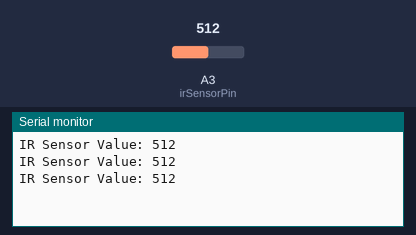
The sketch below on a simulated Arduino Uno, built with avr-gcc and run on an emulated ATmega328P. Parts: the last lines printed to the serial monitor. The test bench sets the inputs (shaded band); at power-on: A3 (irSensorPin) = 512.

Above: at 1.3 s.
1.4 s: A3 (irSensorPin) set to 716
At 1.9 s:
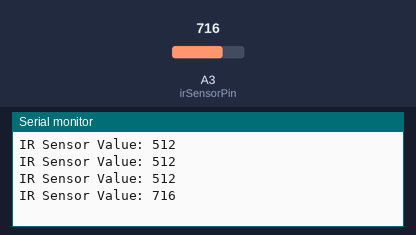
2.9 s: A3 (irSensorPin) set to 900
At 3.4 s:
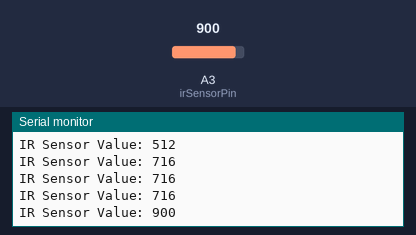
Timing chart, 0 to 5.9 s (numbered marks = the images above; inputs shaded):
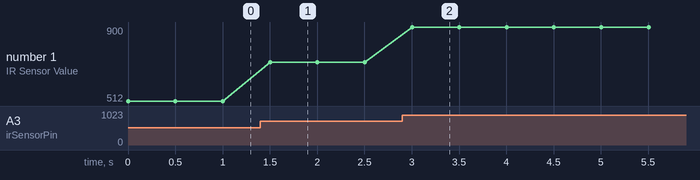

Measured:
- after the input at 1.4 s, the serial monitor: prints a new line after 0.10 s (image 1)
- after the input at 2.9 s, the serial monitor: prints a new line after 0.10 s (image 2)
- plotted number 1: 512 → 716 after the input at 1.4 s, 716 → 900 after the input at 2.9 s

The sketch:

IR-Sendor-Calibration.ino
```cpp
// A2 AND A3


const int irSensorPin = A3;  // IR sensor connected to analog pin A0
int irValue = 0;  // Variable to store the analog value

void setup() {
  // Start the serial communication to display the sensor reading
  Serial.begin(9600);
}

void loop() {
  // Read the analog value from the IR sensor
  irValue = analogRead(irSensorPin);

  // Print the IR sensor value to the Serial Monitor
  Serial.print("IR Sensor Value: ");
  Serial.println(irValue);

  // Add a small delay between readings
  delay(500);  // 500 ms delay between readings
}
```
